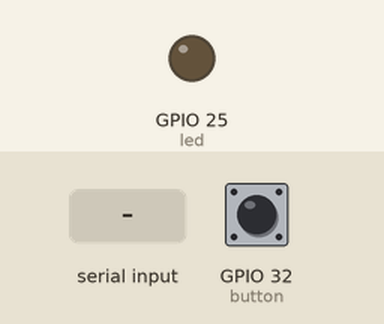
This sketch was run on a simulated ESP32. Parts: output pins drawn as LEDs (lit = HIGH). The test bench sets the inputs (shaded band); at power-on: GPIO 32 (button) HIGH. Nothing arrives over Bluetooth unless stated; what the sketch prints to the serial monitor is not drawn.

Above: at 1.2 s.
1.3 s: "led_on\n" received over the second serial link
At 3.1 s:
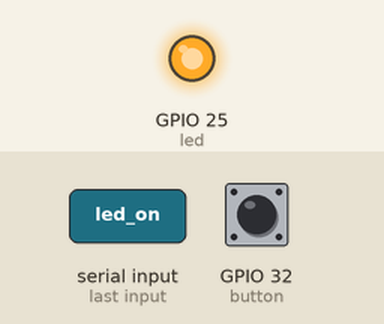
3.4 s: "led_off\n" received over the second serial link
At 5.0 s:
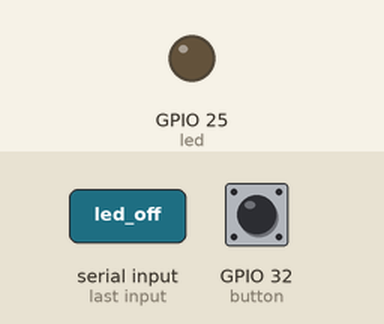
Timing chart, 0 to 6.5 s (numbered marks = the images above; inputs shaded):
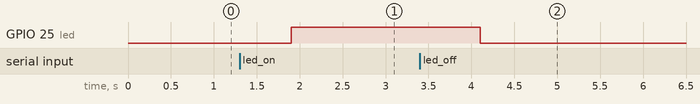

Measured:
- after the input at 1.3 s, GPIO 25 (led): LOW → HIGH after 0.60 s
- after the input at 3.4 s, GPIO 25 (led): HIGH → LOW after 0.71 s

The sketch:

bluetooth.ino
```cpp
#include "BluetoothSerial.h"
#define led 25
#define button 32

#if !defined(CONFIG_BT_ENABLED) || !defined(CONFIG_BLUEDROID_ENABLED)
#error Bluetooth is not enabled! Please run `make menuconfig` and enable it
#endif

BluetoothSerial SerialBT;
String msg = "";
char incoming;

void setup() {
  Serial.begin(115200);
  SerialBT.begin("ESP32"); // Start Bluetooth Serial
  pinMode(led, OUTPUT);
  pinMode(button, INPUT_PULLUP);
  digitalWrite(led, LOW);
}

void loop() {
  // Reading data from Bluetooth
  if (SerialBT.available()) {
    incoming = SerialBT.read();
    if (incoming != '\n') {
      msg += incoming;
    } else {
      // Process message when newline is received
      if (msg == "led_on") {
        digitalWrite(led, HIGH);
      } else if (msg == "led_off") {
        digitalWrite(led, LOW);
      }
      msg = ""; // Reset the message
    }
    Serial.write(incoming); // Echo the received character
  }

  // Checking button state
  if (digitalRead(button) == LOW) {
    SerialBT.write("Button pressed on ESP32.");
  }

  delay(100); // Delay to avoid rapid looping
}
```
